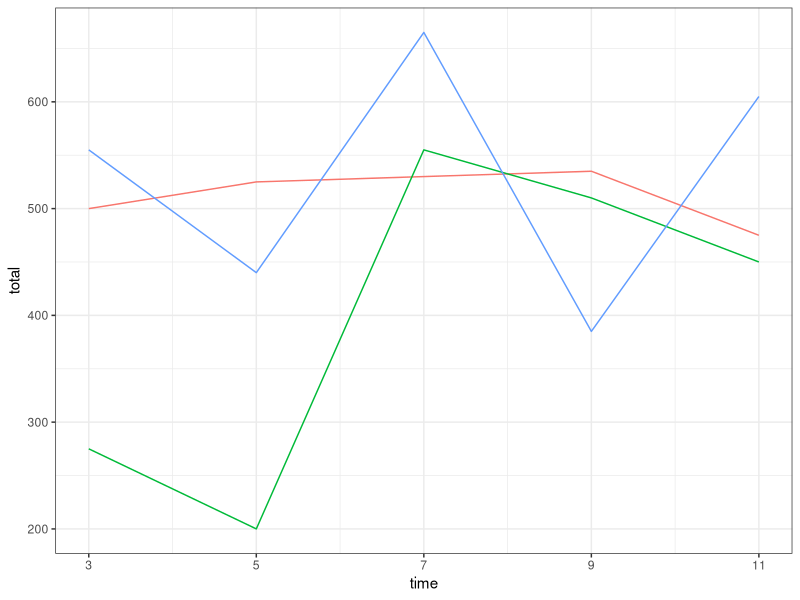
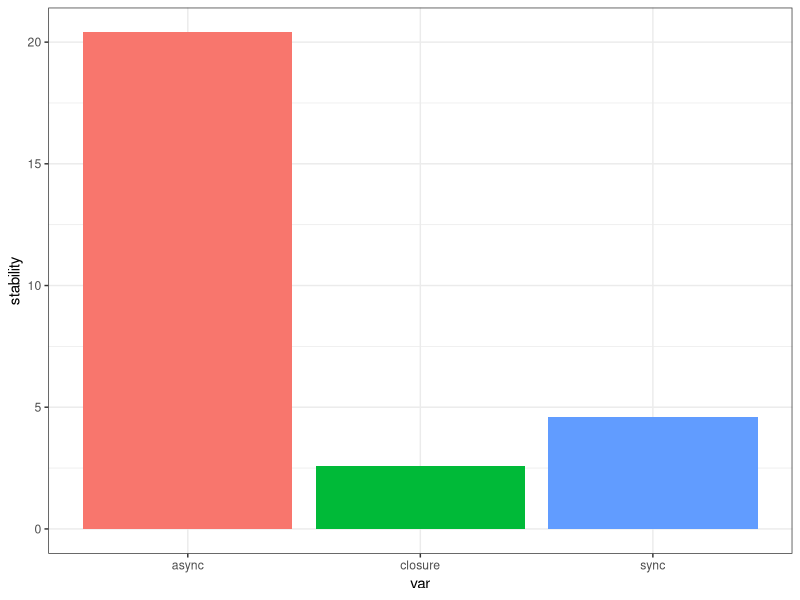

These figures' R source, in order:
library(tidyverse)
library(readxl)

df <- read_excel(here::here('async_figure/conc_fig_data.xlsx'))

tot_plt <- 
  df %>% 
  group_by(var, time) %>% 
  dplyr::summarise(total = sum(value)) %>% 
  ggplot() +
    geom_line(aes(y = total, x = time, color = var), show.legend = F) + 
    theme_bw() +
    scale_x_continuous(breaks = c(3,5,7,9,11))

ggsave(tot_plt,
       file = here::here("async_figure/tot_plt.svg"),
       dpi = 300,
       width = 3,
       height = 2.2)


stab_plt <- 
  df %>% 
  group_by(var, time) %>% 
  dplyr::summarise(total = sum(value)) %>% 
  group_by(var) %>% 
  dplyr::summarise(stability = 1/(sd(total)/mean(total))) %>% 
  ggplot() + 
    geom_bar(aes(y = stability, x = var, fill = var), show.legend = F,
             stat = "identity") + 
  theme_bw()

ggsave(stab_plt,
       file = here::here("async_figure/stan_plt.svg"),
       dpi = 300,
       width = 3,
       height = 2.2)
